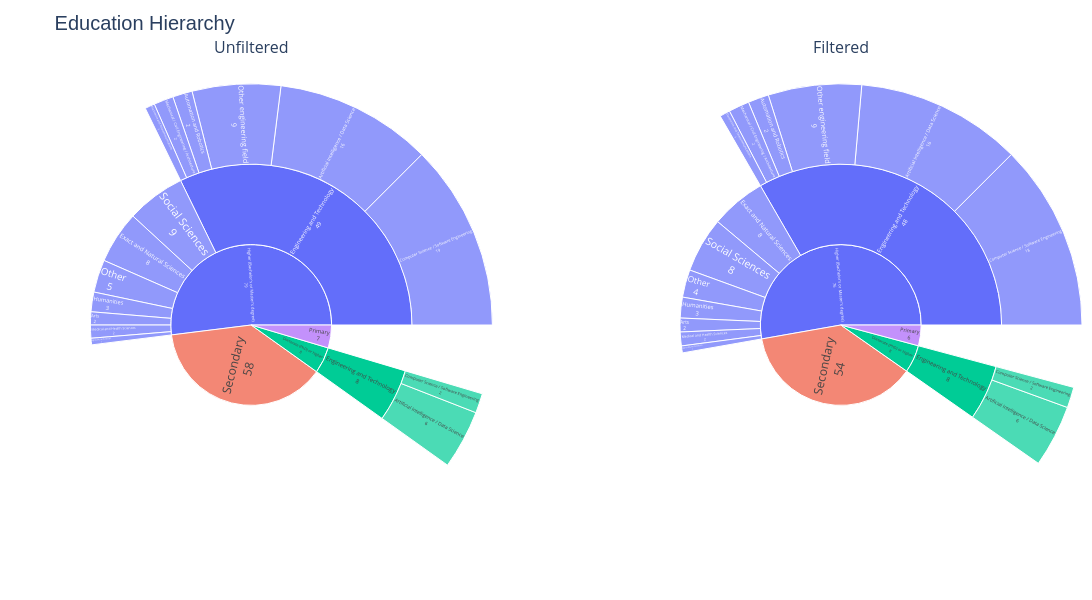

Notebook code for this chart:
### Markdown cell above
## 6. Sunburst: Education Hierarchy

### Code cell
def get_sunburst_data(df):
    df_p2 = df.copy()
    pipeline_cols = ['education', 'education_field', 'engineering_specialization']
    cleanup_values = ['N/A', '', ' ', 'nan', 'NaN', 'None', '<NA>']
    df_p2[pipeline_cols] = df_p2[pipeline_cols].replace(cleanup_values, np.nan)
    
    ids = []
    labels = []
    parents = []
    values = []
    for ed, df_ed in df_p2.groupby('education', dropna=False):
        if pd.isna(ed): continue
        ed_id = str(ed)
        ids.append(ed_id)
        labels.append(str(ed))
        parents.append("")
        values.append(len(df_ed))
        for field, df_field in df_ed.groupby('education_field', dropna=False):
            if pd.isna(field): continue
            field_id = f"{ed_id}|{field}"
            ids.append(field_id)
            labels.append(str(field))
            parents.append(ed_id)
            values.append(len(df_field))
            for spec, df_spec in df_field.groupby('engineering_specialization', dropna=False):
                if pd.isna(spec): continue
                spec_id = f"{field_id}|{spec}"
                ids.append(spec_id)
                labels.append(str(spec))
                parents.append(field_id)
                values.append(len(df_spec))
    return ids, labels, parents, values

ids_unf, labels_unf, parents_unf, values_unf = get_sunburst_data(df_unfiltered)
ids_fil, labels_fil, parents_fil, values_fil = get_sunburst_data(df_filtered)

fig = make_subplots(rows=1, cols=2, specs=[[{"type": "sunburst"}, {"type": "sunburst"}]], subplot_titles=("Unfiltered", "Filtered"))
fig.add_trace(go.Sunburst(ids=ids_unf, labels=labels_unf, parents=parents_unf, values=values_unf, branchvalues="total", textinfo="label+value", insidetextorientation='radial'), row=1, col=1)
fig.add_trace(go.Sunburst(ids=ids_fil, labels=labels_fil, parents=parents_fil, values=values_fil, branchvalues="total", textinfo="label+value", insidetextorientation='radial'), row=1, col=2)
fig.update_layout(title="Education Hierarchy", title_font=dict(size=20, family="Arial"), width=1200, height=600, margin=dict(t=60, l=10, r=10, b=10))
fig.show()

print("--- Statistical Significance (Filtered vs Excluded) ---")
counts_fil = df_filtered['education_field'].fillna('Missing').value_counts()
counts_exc = df_excluded['education_field'].fillna('Missing').value_counts()
all_keys = list(set(counts_fil.keys()).union(set(counts_exc.keys())))
run_chi2([[counts_fil.get(k, 0) for k in all_keys], [counts_exc.get(k, 0) for k in all_keys]], "Education Field")

### Figure 1 — Plotly figure (JSON) as saved in the notebook; plotly's stock layout.template omitted (floating-point values rounded to 4 significant figures)
{"data": [{"branchvalues": "total", "domain": {"x": [0, 0.45], "y": [0, 1]}, "ids": ["Doctorate (PhD) or higher", "Doctorate (PhD) or higher|Engineering and Technology", "Doctorate (PhD) or higher|Engineering and Technology|Artificial Intelligence / Data Science", "Doctorate (PhD) or higher|Engineering and Technology|Computer Science / Software Engineering", "Higher (Bachelor's or Master's degree)", "Higher (Bachelor's or Master's degree)|Agricultural Sciences", "Higher (Bachelor's or Master's degree)|Arts", "Higher (Bachelor's or Master's degree)|Engineering and Technology", "Higher (Bachelor's or Master's degree)|Engineering and Technology|Artificial Intelligence / Data Science", "Higher (Bachelor's or Master's degree)|Engineering and Technology|Automation and Robotics", "Higher (Bachelor's or Master's degree)|Engineering and Technology|Computer Science / Software Engineering", "Higher (Bachelor's or Master's degree)|Engineering and Technology|Electronics and Telecommunications", "Higher (Bachelor's or Master's degree)|Engineering and Technology|Mechanical / Civil Engineering / Architecture", "Higher (Bachelor's or Master's degree)|Engineering and Technology|Other engineering field", "Higher (Bachelor's or Master's degree)|Exact and Natural Sciences", "Higher (Bachelor's or Master's degree)|Humanities", "Higher (Bachelor's or Master's degree)|Medical and Health Sciences", "Higher (Bachelor's or Master's degree)|Other", "Higher (Bachelor's or Master's degree)|Social Sciences", "Primary", "Secondary"], "insidetextorientation": "radial", "labels": ["Doctorate (PhD) or higher", "Engineering and Technology", "Artificial Intelligence / Data Science", "Computer Science / Software Engineering", "Higher (Bachelor's or Master's degree)", "Agricultural Sciences", "Arts", "Engineering and Technology", "Artificial Intelligence / Data Science", "Automation and Robotics", "Computer Science / Software Engineering", "Electronics and Telecommunications", "Mechanical / Civil Engineering / Architecture", "Other engineering field", "Exact and Natural Sciences", "Humanities", "Medical and Health Sciences", "Other", "Social Sciences", "Primary", "Secondary"], "parents": ["", "Doctorate (PhD) or higher", "Doctorate (PhD) or higher|Engineering and Technology", "Doctorate (PhD) or higher|Engineering and Technology", "", "Higher (Bachelor's or Master's degree)", "Higher (Bachelor's or Master's degree)", "Higher (Bachelor's or Master's degree)", "Higher (Bachelor's or Master's degree)|Engineering and Technology", "Higher (Bachelor's or Master's degree)|Engineering and Technology", "Higher (Bachelor's or Master's degree)|Engineering and Technology", "Higher (Bachelor's or Master's degree)|Engineering and Technology", "Higher (Bachelor's or Master's degree)|Engineering and Technology", "Higher (Bachelor's or Master's degree)|Engineering and Technology", "Higher (Bachelor's or Master's degree)", "Higher (Bachelor's or Master's degree)", "Higher (Bachelor's or Master's degree)", "Higher (Bachelor's or Master's degree)", "Higher (Bachelor's or Master's degree)", "", ""], "textinfo": "label+value", "type": "sunburst", "values": [8, 8, 6, 2, 79, 1, 2, 49, 16, 2, 19, 1, 2, 9, 8, 3, 2, 5, 9, 7, 58]}, {"branchvalues": "total", "domain": {"x": [0.55, 1], "y": [0, 1]}, "ids": ["Doctorate (PhD) or higher", "Doctorate (PhD) or higher|Engineering and Technology", "Doctorate (PhD) or higher|Engineering and Technology|Artificial Intelligence / Data Science", "Doctorate (PhD) or higher|Engineering and Technology|Computer Science / Software Engineering", "Higher (Bachelor's or Master's degree)", "Higher (Bachelor's or Master's degree)|Agricultural Sciences", "Higher (Bachelor's or Master's degree)|Arts", "Higher (Bachelor's or Master's degree)|Engineering and Technology", "Higher (Bachelor's or Master's degree)|Engineering and Technology|Artificial Intelligence / Data Science", "Higher (Bachelor's or Master's degree)|Engineering and Technology|Automation and Robotics", "Higher (Bachelor's or Master's degree)|Engineering and Technology|Computer Science / Software Engineering", "Higher (Bachelor's or Master's degree)|Engineering and Technology|Electronics and Telecommunications", "Higher (Bachelor's or Master's degree)|Engineering and Technology|Mechanical / Civil Engineering / Architecture", "Higher (Bachelor's or Master's degree)|Engineering and Technology|Other engineering field", "Higher (Bachelor's or Master's degree)|Exact and Natural Sciences", "Higher (Bachelor's or Master's degree)|Humanities", "Higher (Bachelor's or Master's degree)|Medical and Health Sciences", "Higher (Bachelor's or Master's degree)|Other", "Higher (Bachelor's or Master's degree)|Social Sciences", "Primary", "Secondary"], "insidetextorientation": "radial", "labels": ["Doctorate (PhD) or higher", "Engineering and Technology", "Artificial Intelligence / Data Science", "Computer Science / Software Engineering", "Higher (Bachelor's or Master's degree)", "Agricultural Sciences", "Arts", "Engineering and Technology", "Artificial Intelligence / Data Science", "Automation and Robotics", "Computer Science / Software Engineering", "Electronics and Telecommunications", "Mechanical / Civil Engineering / Architecture", "Other engineering field", "Exact and Natural Sciences", "Humanities", "Medical and Health Sciences", "Other", "Social Sciences", "Primary", "Secondary"], "parents": ["", "Doctorate (PhD) or higher", "Doctorate (PhD) or higher|Engineering and Technology", "Doctorate (PhD) or higher|Engineering and Technology", "", "Higher (Bachelor's or Master's degree)", "Higher (Bachelor's or Master's degree)", "Higher (Bachelor's or Master's degree)", "Higher (Bachelor's or Master's degree)|Engineering and Technology", "Higher (Bachelor's or Master's degree)|Engineering and Technology", "Higher (Bachelor's or Master's degree)|Engineering and Technology", "Higher (Bachelor's or Master's degree)|Engineering and Technology", "Higher (Bachelor's or Master's degree)|Engineering and Technology", "Higher (Bachelor's or Master's degree)|Engineering and Technology", "Higher (Bachelor's or Master's degree)", "Higher (Bachelor's or Master's degree)", "Higher (Bachelor's or Master's degree)", "Higher (Bachelor's or Master's degree)", "Higher (Bachelor's or Master's degree)", "", ""], "textinfo": "label+value", "type": "sunburst", "values": [8, 8, 6, 2, 76, 1, 2, 48, 16, 2, 18, 1, 2, 9, 8, 3, 2, 4, 8, 6, 54]}], "layout": {"annotations": [{"font": {"size": 16}, "showarrow": false, "text": "Unfiltered", "x": 0.225, "xanchor": "center", "xref": "paper", "y": 1, "yanchor": "bottom", "yref": "paper"}, {"font": {"size": 16}, "showarrow": false, "text": "Filtered", "x": 0.775, "xanchor": "center", "xref": "paper", "y": 1, "yanchor": "bottom", "yref": "paper"}], "height": 600, "margin": {"b": 10, "l": 10, "r": 10, "t": 60}, "title": {"font": {"family": "Arial", "size": 20}, "text": "Education Hierarchy"}, "width": 1200}}
